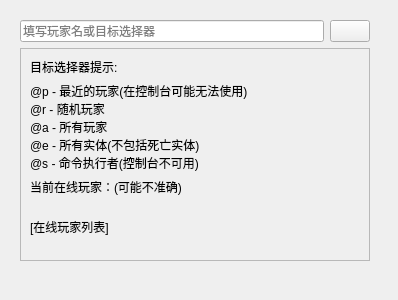
<?xml version="1.0" encoding="UTF-8"?>
<!-- Copyright 2024, MCSL Team, mailto:services@mcsl.com.cn

     Part of "MCSL2", a simple and multifunctional Minecraft server launcher.

     Licensed under the GNU General Public License, Version 3.0, with our
     additional agreements. (the "License");
     you may not use this file except in compliance with the License.
     You may obtain a copy of the License at

        https://github.com/MCSLTeam/MCSL2/raw/master/LICENSE -->


<ui version="4.0">
 <class>playersController</class>
 <widget class="QWidget" name="playersController">
  <property name="geometry">
   <rect>
    <x>0</x>
    <y>0</y>
    <width>398</width>
    <height>300</height>
   </rect>
  </property>
  <property name="windowTitle">
   <string>Form</string>
  </property>
  <widget class="QWidget" name="playersControllerMainWidget" native="true">
   <property name="geometry">
    <rect>
     <x>20</x>
     <y>20</y>
     <width>350</width>
     <height>241</height>
    </rect>
   </property>
   <property name="sizePolicy">
    <sizepolicy hsizetype="Expanding" vsizetype="Expanding">
     <horstretch>0</horstretch>
     <verstretch>0</verstretch>
    </sizepolicy>
   </property>
   <property name="minimumSize">
    <size>
     <width>350</width>
     <height>241</height>
    </size>
   </property>
   <layout class="QGridLayout" name="gridLayout">
    <item row="0" column="0">
     <widget class="LineEdit" name="who">
      <property name="placeholderText">
       <string>填写玩家名或目标选择器</string>
      </property>
     </widget>
    </item>
    <item row="0" column="1">
     <widget class="ComboBox" name="mode"/>
    </item>
    <item row="1" column="0" colspan="2">
     <widget class="SmoothScrollArea" name="tipSmoothScrollArea">
      <property name="verticalScrollBarPolicy">
       <enum>Qt::ScrollBarAsNeeded</enum>
      </property>
      <property name="widgetResizable">
       <bool>true</bool>
      </property>
      <widget class="QWidget" name="tipScrollAreaWidgetContents">
       <property name="geometry">
        <rect>
         <x>0</x>
         <y>-6</y>
         <width>313</width>
         <height>188</height>
        </rect>
       </property>
       <layout class="QVBoxLayout" name="verticalLayout">
        <item>
         <widget class="StrongBodyLabel" name="targetSelectorTipTitle">
          <property name="sizePolicy">
           <sizepolicy hsizetype="Fixed" vsizetype="Fixed">
            <horstretch>0</horstretch>
            <verstretch>0</verstretch>
           </sizepolicy>
          </property>
          <property name="text">
           <string>目标选择器提示:</string>
          </property>
         </widget>
        </item>
        <item>
         <widget class="BodyLabel" name="targetSelectorTip">
          <property name="sizePolicy">
           <sizepolicy hsizetype="Fixed" vsizetype="Fixed">
            <horstretch>0</horstretch>
            <verstretch>0</verstretch>
           </sizepolicy>
          </property>
          <property name="text">
           <string>@p - 最近的玩家(在控制台可能无法使用)
@r - 随机玩家
@a - 所有玩家
@e - 所有实体(不包括死亡实体)
@s - 命令执行者(控制台不可用)</string>
          </property>
         </widget>
        </item>
        <item>
         <widget class="StrongBodyLabel" name="playersTipTitle">
          <property name="sizePolicy">
           <sizepolicy hsizetype="Fixed" vsizetype="Fixed">
            <horstretch>0</horstretch>
            <verstretch>0</verstretch>
           </sizepolicy>
          </property>
          <property name="text">
           <string>当前在线玩家：(可能不准确)</string>
          </property>
         </widget>
        </item>
        <item>
         <widget class="BodyLabel" name="playersTip">
          <property name="sizePolicy">
           <sizepolicy hsizetype="Expanding" vsizetype="Expanding">
            <horstretch>0</horstretch>
            <verstretch>0</verstretch>
           </sizepolicy>
          </property>
          <property name="text">
           <string>[在线玩家列表]</string>
          </property>
         </widget>
        </item>
       </layout>
      </widget>
     </widget>
    </item>
   </layout>
  </widget>
 </widget>
 <customwidgets>
  <customwidget>
   <class>ComboBox</class>
   <extends>QPushButton</extends>
   <header>qfluentwidgets</header>
  </customwidget>
  <customwidget>
   <class>SmoothScrollArea</class>
   <extends>QScrollArea</extends>
   <header>qfluentwidgets</header>
   <container>1</container>
  </customwidget>
  <customwidget>
   <class>BodyLabel</class>
   <extends>QLabel</extends>
   <header>qfluentwidgets</header>
  </customwidget>
  <customwidget>
   <class>StrongBodyLabel</class>
   <extends>QLabel</extends>
   <header>qfluentwidgets</header>
  </customwidget>
  <customwidget>
   <class>LineEdit</class>
   <extends>QLineEdit</extends>
   <header>qfluentwidgets</header>
  </customwidget>
 </customwidgets>
 <resources/>
 <connections/>
</ui>
